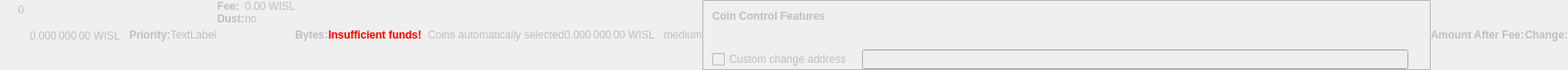
    <widget class="QWidget" name="dummyHideWidget" native="true">
     <property name="enabled">
      <bool>false</bool>
     </property>
     <property name="maximumSize">
      <size>
       <width>100</width>
       <height>22</height>
      </size>
     </property>
     <layout class="QHBoxLayout" name="dummyHideLayout">
      <property name="spacing">
       <number>0</number>
      </property>
      <property name="leftMargin">
       <number>0</number>
      </property>
      <property name="topMargin">
       <number>0</number>
      </property>
      <property name="rightMargin">
       <number>0</number>
      </property>
      <property name="bottomMargin">
       <number>0</number>
      </property>
      <item>
       <layout class="QFormLayout" name="formLayoutCoinControl1">
        <property name="horizontalSpacing">
         <number>10</number>
        </property>
        <property name="verticalSpacing">
         <number>14</number>
        </property>
        <property name="leftMargin">
         <number>10</number>
        </property>
        <property name="topMargin">
         <number>4</number>
        </property>
        <property name="rightMargin">
         <number>6</number>
        </property>
        <item row="0" column="1">
         <widget class="QLabel" name="labelCoinControlBytes">
          <property name="cursor">
           <cursorShape>IBeamCursor</cursorShape>
          </property>
          <property name="contextMenuPolicy">
           <enum>Qt::ActionsContextMenu</enum>
          </property>
          <property name="text">
           <string notr="true">0</string>
          </property>
          <property name="textInteractionFlags">
           <set>Qt::LinksAccessibleByMouse|Qt::TextSelectableByKeyboard|Qt::TextSelectableByMouse</set>
          </property>
         </widget>
        </item>
       </layout>
      </item>
      <item>
       <widget class="QLabel" name="labelCoinControlAfterFee">
        <property name="enabled">
         <bool>false</bool>
        </property>
        <property name="sizePolicy">
         <sizepolicy hsizetype="Fixed" vsizetype="Fixed">
          <horstretch>0</horstretch>
          <verstretch>0</verstretch>
         </sizepolicy>
        </property>
        <property name="minimumSize">
         <size>
          <width>111</width>
          <height>12</height>
         </size>
        </property>
        <property name="maximumSize">
         <size>
          <width>111</width>
          <height>12</height>
         </size>
        </property>
        <property name="cursor">
         <cursorShape>IBeamCursor</cursorShape>
        </property>
        <property name="contextMenuPolicy">
         <enum>Qt::ActionsContextMenu</enum>
        </property>
        <property name="text">
         <string notr="true">0.000 000 00 WISL</string>
        </property>
        <property name="textInteractionFlags">
         <set>Qt::LinksAccessibleByMouse|Qt::TextSelectableByKeyboard|Qt::TextSelectableByMouse</set>
        </property>
       </widget>
      </item>
      <item>
       <widget class="QLabel" name="labelCoinControlPriorityText">
        <property name="enabled">
         <bool>false</bool>
        </property>
        <property name="font">
         <font>
          <weight>75</weight>
          <bold>true</bold>
         </font>
        </property>
        <property name="text">
         <string>Priority:</string>
        </property>
       </widget>
      </item>
      <item>
       <layout class="QHBoxLayout" name="horizontalLayout">
        <item>
         <widget class="QLabel" name="WarningLabel">
          <property name="text">
           <string>TextLabel</string>
          </property>
         </widget>
        </item>
       </layout>
      </item>
      <item>
       <layout class="QFormLayout" name="formLayoutCoinControl3">
        <property name="horizontalSpacing">
         <number>0</number>
        </property>
        <property name="verticalSpacing">
         <number>0</number>
        </property>
        <property name="leftMargin">
         <number>0</number>
        </property>
        <property name="topMargin">
         <number>0</number>
        </property>
        <property name="rightMargin">
         <number>0</number>
        </property>
        <item row="0" column="0">
         <widget class="QLabel" name="labelCoinControlFeeText">
          <property name="enabled">
           <bool>false</bool>
          </property>
          <property name="font">
           <font>
            <weight>75</weight>
            <bold>true</bold>
           </font>
          </property>
          <property name="text">
           <string>Fee:</string>
          </property>
          <property name="margin">
           <number>0</number>
          </property>
         </widget>
        </item>
        <item row="0" column="1">
         <widget class="QLabel" name="labelCoinControlFee">
          <property name="enabled">
           <bool>false</bool>
          </property>
          <property name="cursor">
           <cursorShape>IBeamCursor</cursorShape>
          </property>
          <property name="contextMenuPolicy">
           <enum>Qt::ActionsContextMenu</enum>
          </property>
          <property name="text">
           <string notr="true">0.00 WISL</string>
          </property>
          <property name="textInteractionFlags">
           <set>Qt::LinksAccessibleByMouse|Qt::TextSelectableByKeyboard|Qt::TextSelectableByMouse</set>
          </property>
         </widget>
        </item>
        <item row="1" column="0">
         <widget class="QLabel" name="labelCoinControlLowOutputText">
          <property name="enabled">
           <bool>false</bool>
          </property>
          <property name="font">
           <font>
            <weight>75</weight>
            <bold>true</bold>
           </font>
          </property>
          <property name="text">
           <string>Dust:</string>
          </property>
         </widget>
        </item>
        <item row="1" column="1">
         <widget class="QLabel" name="labelCoinControlLowOutput">
          <property name="enabled">
           <bool>false</bool>
          </property>
          <property name="cursor">
           <cursorShape>IBeamCursor</cursorShape>
          </property>
          <property name="contextMenuPolicy">
           <enum>Qt::ActionsContextMenu</enum>
          </property>
          <property name="text">
           <string>no</string>
          </property>
          <property name="textInteractionFlags">
           <set>Qt::LinksAccessibleByMouse|Qt::TextSelectableByKeyboard|Qt::TextSelectableByMouse</set>
          </property>
         </widget>
        </item>
       </layout>
      </item>
      <item>
       <widget class="QLabel" name="labelCoinControlBytesText">
        <property name="enabled">
         <bool>false</bool>
        </property>
        <property name="font">
         <font>
          <weight>75</weight>
          <bold>true</bold>
         </font>
        </property>
        <property name="text">
         <string>Bytes:</string>
        </property>
       </widget>
      </item>
      <item>
       <layout class="QFormLayout" name="formLayoutCoinControl2">
        <property name="horizontalSpacing">
         <number>0</number>
        </property>
        <property name="verticalSpacing">
         <number>0</number>
        </property>
        <property name="leftMargin">
         <number>0</number>
        </property>
        <property name="topMargin">
         <number>0</number>
        </property>
        <property name="rightMargin">
         <number>0</number>
        </property>
       </layout>
      </item>
      <item>
       <layout class="QHBoxLayout" name="horizontalLayoutCoinControl2">
        <property name="spacing">
         <number>0</number>
        </property>
        <property name="bottomMargin">
         <number>0</number>
        </property>
       </layout>
      </item>
      <item>
       <widget class="QLabel" name="labelCoinControlInsuffFunds">
        <property name="enabled">
         <bool>false</bool>
        </property>
        <property name="minimumSize">
         <size>
          <width>0</width>
          <height>0</height>
         </size>
        </property>
        <property name="font">
         <font>
          <weight>75</weight>
          <bold>true</bold>
         </font>
        </property>
        <property name="styleSheet">
         <string notr="true">color:red;font-weight:bold;</string>
        </property>
        <property name="text">
         <string>Insufficient funds!</string>
        </property>
        <property name="margin">
         <number>5</number>
        </property>
       </widget>
      </item>
      <item>
       <layout class="QFormLayout" name="formLayoutCoinControl4">
        <property name="horizontalSpacing">
         <number>0</number>
        </property>
        <property name="verticalSpacing">
         <number>0</number>
        </property>
        <property name="leftMargin">
         <number>0</number>
        </property>
        <property name="topMargin">
         <number>0</number>
        </property>
        <property name="rightMargin">
         <number>0</number>
        </property>
       </layout>
      </item>
      <item>
       <widget class="QLabel" name="labelCoinControlChangeLabel">
        <property name="enabled">
         <bool>false</bool>
        </property>
        <property name="sizePolicy">
         <sizepolicy hsizetype="Preferred" vsizetype="Expanding">
          <horstretch>0</horstretch>
          <verstretch>0</verstretch>
         </sizepolicy>
        </property>
        <property name="minimumSize">
         <size>
          <width>0</width>
          <height>0</height>
         </size>
        </property>
        <property name="text">
         <string/>
        </property>
        <property name="margin">
         <number>3</number>
        </property>
       </widget>
      </item>
      <item>
       <widget class="QLabel" name="labelCoinControlAutomaticallySelected">
        <property name="enabled">
         <bool>false</bool>
        </property>
        <property name="sizePolicy">
         <sizepolicy hsizetype="Fixed" vsizetype="Fixed">
          <horstretch>0</horstretch>
          <verstretch>0</verstretch>
         </sizepolicy>
        </property>
        <property name="minimumSize">
         <size>
          <width>0</width>
          <height>0</height>
         </size>
        </property>
        <property name="maximumSize">
         <size>
          <width>240</width>
          <height>16777215</height>
         </size>
        </property>
        <property name="text">
         <string>Coins automatically selected</string>
        </property>
        <property name="margin">
         <number>5</number>
        </property>
       </widget>
      </item>
      <item>
       <widget class="QLabel" name="labelCoinControlChange">
        <property name="enabled">
         <bool>false</bool>
        </property>
        <property name="sizePolicy">
         <sizepolicy hsizetype="Fixed" vsizetype="Fixed">
          <horstretch>0</horstretch>
          <verstretch>0</verstretch>
         </sizepolicy>
        </property>
        <property name="minimumSize">
         <size>
          <width>111</width>
          <height>0</height>
         </size>
        </property>
        <property name="maximumSize">
         <size>
          <width>111</width>
          <height>16777215</height>
         </size>
        </property>
        <property name="cursor">
         <cursorShape>IBeamCursor</cursorShape>
        </property>
        <property name="contextMenuPolicy">
         <enum>Qt::ActionsContextMenu</enum>
        </property>
        <property name="text">
         <string notr="true">0.000 000 00 WISL</string>
        </property>
        <property name="textInteractionFlags">
         <set>Qt::LinksAccessibleByMouse|Qt::TextSelectableByKeyboard|Qt::TextSelectableByMouse</set>
        </property>
       </widget>
      </item>
      <item>
       <widget class="QLabel" name="labelCoinControlPriority">
        <property name="enabled">
         <bool>false</bool>
        </property>
        <property name="cursor">
         <cursorShape>IBeamCursor</cursorShape>
        </property>
        <property name="contextMenuPolicy">
         <enum>Qt::ActionsContextMenu</enum>
        </property>
        <property name="text">
         <string>medium</string>
        </property>
        <property name="textInteractionFlags">
         <set>Qt::LinksAccessibleByMouse|Qt::TextSelectableByKeyboard|Qt::TextSelectableByMouse</set>
        </property>
       </widget>
      </item>
      <item>
       <widget class="QFrame" name="frameCoinControl">
        <property name="sizePolicy">
         <sizepolicy hsizetype="Expanding" vsizetype="Expanding">
          <horstretch>0</horstretch>
          <verstretch>0</verstretch>
         </sizepolicy>
        </property>
        <property name="maximumSize">
         <size>
          <width>16777215</width>
          <height>16777215</height>
         </size>
        </property>
        <property name="frameShape">
         <enum>QFrame::StyledPanel</enum>
        </property>
        <property name="frameShadow">
         <enum>QFrame::Sunken</enum>
        </property>
        <layout class="QVBoxLayout" name="verticalLayoutCoinControl2_2">
         <property name="spacing">
          <number>0</number>
         </property>
         <property name="leftMargin">
          <number>0</number>
         </property>
         <property name="topMargin">
          <number>0</number>
         </property>
         <property name="rightMargin">
          <number>0</number>
         </property>
         <property name="bottomMargin">
          <number>0</number>
         </property>
         <item>
          <layout class="QVBoxLayout" name="verticalLayoutCoinControl" stretch="0,0,0,1">
           <property name="spacing">
            <number>0</number>
           </property>
           <property name="leftMargin">
            <number>10</number>
           </property>
           <property name="topMargin">
            <number>10</number>
           </property>
           <item>
            <layout class="QHBoxLayout" name="horizontalLayoutCoinControl1">
             <property name="bottomMargin">
              <number>15</number>
             </property>
             <item>
              <widget class="QLabel" name="labelCoinControlFeatures">
               <property name="enabled">
                <bool>false</bool>
               </property>
               <property name="sizePolicy">
                <sizepolicy hsizetype="Preferred" vsizetype="Maximum">
                 <horstretch>0</horstretch>
                 <verstretch>0</verstretch>
                </sizepolicy>
               </property>
               <property name="font">
                <font>
                 <weight>75</weight>
                 <bold>true</bold>
                </font>
               </property>
               <property name="styleSheet">
                <string notr="true">font-weight:bold;</string>
               </property>
               <property name="text">
                <string>Coin Control Features</string>
               </property>
              </widget>
             </item>
            </layout>
           </item>
           <item>
            <widget class="QWidget" name="widgetCoinControl" native="true">
             <property name="sizePolicy">
              <sizepolicy hsizetype="Preferred" vsizetype="Preferred">
               <horstretch>0</horstretch>
               <verstretch>0</verstretch>
              </sizepolicy>
             </property>
             <property name="minimumSize">
              <size>
               <width>0</width>
               <height>0</height>
              </size>
             </property>
             <property name="styleSheet">
              <string notr="true"/>
             </property>
             <layout class="QHBoxLayout" name="horizontalLayoutCoinControl5_2">
              <property name="leftMargin">
               <number>0</number>
              </property>
              <property name="topMargin">
               <number>0</number>
              </property>
              <property name="rightMargin">
               <number>0</number>
              </property>
              <property name="bottomMargin">
               <number>0</number>
              </property>
              <item>
               <layout class="QHBoxLayout" name="horizontalLayoutCoinControl3">
                <property name="spacing">
                 <number>20</number>
                </property>
                <property name="topMargin">
                 <number>0</number>
                </property>
                <property name="bottomMargin">
                 <number>10</number>
                </property>
               </layout>
              </item>
             </layout>
            </widget>
           </item>
           <item>
            <layout class="QHBoxLayout" name="horizontalLayoutCoinControl4" stretch="0,0,0">
             <property name="spacing">
              <number>12</number>
             </property>
             <property name="sizeConstraint">
              <enum>QLayout::SetDefaultConstraint</enum>
             </property>
             <property name="topMargin">
              <number>5</number>
             </property>
             <property name="rightMargin">
              <number>5</number>
             </property>
             <item>
              <widget class="QCheckBox" name="checkBoxCoinControlChange">
               <property name="enabled">
                <bool>false</bool>
               </property>
               <property name="toolTip">
                <string>If this is activated, but the change address is empty or invalid, change will be sent to a newly generated address.</string>
               </property>
               <property name="text">
                <string>Custom change address</string>
               </property>
              </widget>
             </item>
             <item>
              <widget class="QValidatedLineEdit" name="lineEditCoinControlChange">
               <property name="enabled">
                <bool>false</bool>
               </property>
               <property name="sizePolicy">
                <sizepolicy hsizetype="Expanding" vsizetype="Fixed">
                 <horstretch>0</horstretch>
                 <verstretch>0</verstretch>
                </sizepolicy>
               </property>
              </widget>
             </item>
             <item>
              <widget class="QLabel" name="labelCoinControlChangeLabel_2">
               <property name="sizePolicy">
                <sizepolicy hsizetype="Preferred" vsizetype="Expanding">
                 <horstretch>0</horstretch>
                 <verstretch>0</verstretch>
                </sizepolicy>
               </property>
               <property name="minimumSize">
                <size>
                 <width>0</width>
                 <height>0</height>
                </size>
               </property>
               <property name="text">
                <string/>
               </property>
               <property name="margin">
                <number>3</number>
               </property>
              </widget>
             </item>
            </layout>
           </item>
           <item>
            <spacer name="verticalSpacerCoinControl">
             <property name="orientation">
              <enum>Qt::Vertical</enum>
             </property>
             <property name="sizeHint" stdset="0">
              <size>
               <width>800</width>
               <height>1</height>
              </size>
             </property>
            </spacer>
           </item>
          </layout>
         </item>
        </layout>
       </widget>
      </item>
      <item>
       <widget class="QLabel" name="labelCoinControlAfterFeeText">
        <property name="enabled">
         <bool>false</bool>
        </property>
        <property name="minimumSize">
         <size>
          <width>0</width>
          <height>0</height>
         </size>
        </property>
        <property name="maximumSize">
         <size>
          <width>16777215</width>
          <height>16777215</height>
         </size>
        </property>
        <property name="font">
         <font>
          <weight>75</weight>
          <bold>true</bold>
         </font>
        </property>
        <property name="text">
         <string>Amount After Fee:</string>
        </property>
        <property name="alignment">
         <set>Qt::AlignLeading|Qt::AlignLeft|Qt::AlignVCenter</set>
        </property>
        <property name="margin">
         <number>0</number>
        </property>
       </widget>
      </item>
      <item>
       <widget class="QLabel" name="labelCoinControlChangeText">
        <property name="enabled">
         <bool>false</bool>
        </property>
        <property name="sizePolicy">
         <sizepolicy hsizetype="Preferred" vsizetype="Preferred">
          <horstretch>0</horstretch>
          <verstretch>0</verstretch>
         </sizepolicy>
        </property>
        <property name="minimumSize">
         <size>
          <width>0</width>
          <height>0</height>
         </size>
        </property>
        <property name="maximumSize">
         <size>
          <width>16777215</width>
          <height>16777215</height>
         </size>
        </property>
        <property name="font">
         <font>
          <weight>75</weight>
          <bold>true</bold>
         </font>
        </property>
        <property name="text">
         <string>Change:</string>
        </property>
        <property name="alignment">
         <set>Qt::AlignLeading|Qt::AlignLeft|Qt::AlignVCenter</set>
        </property>
       </widget>
      </item>
     </layout>
    </widget>
